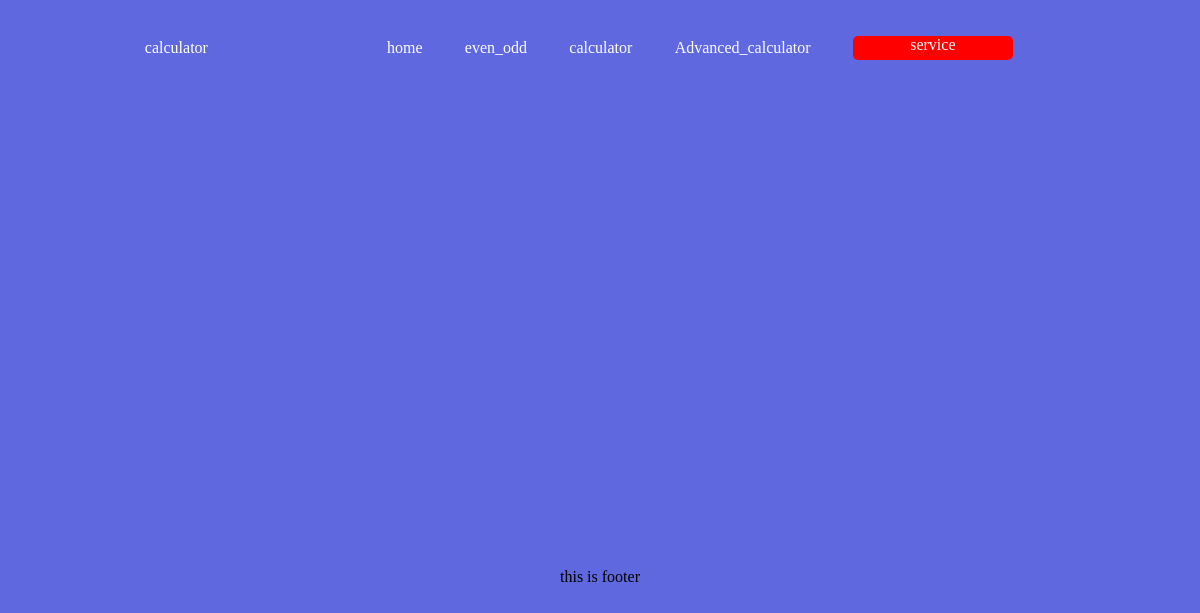
The app's page /service/, older data.
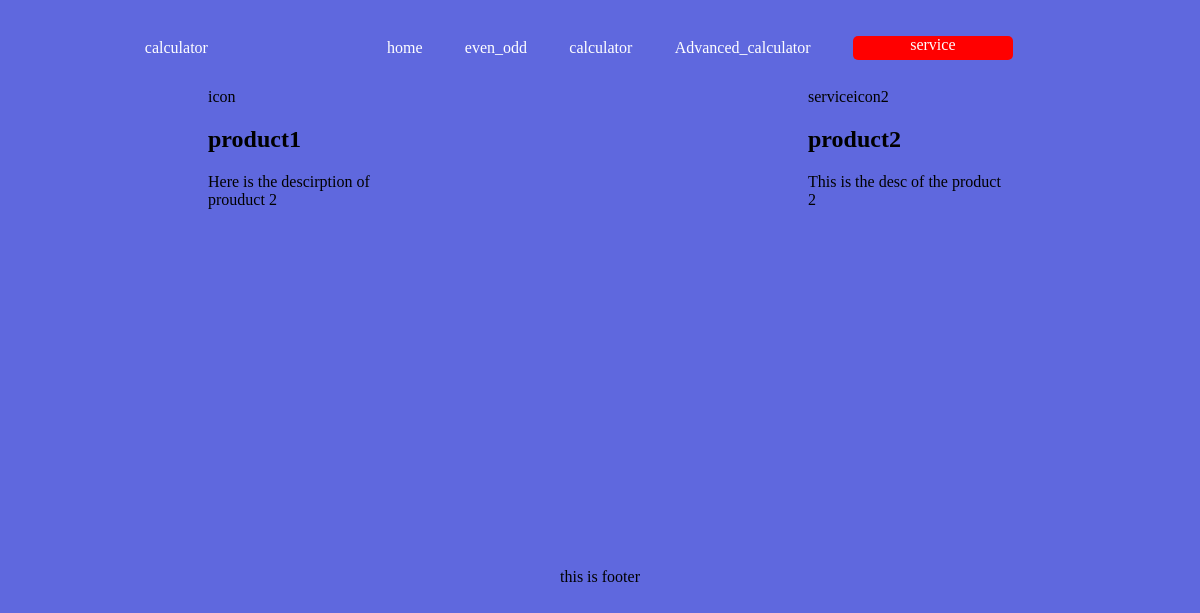
The same page, newer data.
### service/models.py (models this page shows)
class service(models.Model):
    service_icon=models.CharField(max_length=70)
    service_product=models.CharField(max_length=70)
    Sericce_product_description=models.TextField()

### calculator/views.py (the view)
# urls.py: path('service/',views.Service, name='service'),
def Service(request):
    service_Data=service.objects.all()
    data={'service_Data':service_Data}
    return render(request,'service.html',data)

### templates/service.html
{% extends "base.html" %} {% block content %}
<div class="service_outer_div">
  {% for obj in service_Data %}
  <div class="service_div">
    <div>{{obj.service_icon}}</div>
    <h2>{{obj.service_product}}</h2>
    <p>{{obj.Sericce_product_description | capfirst   }}</p>
  </div>
  {% endfor %}
</div>
{% endblock %}

### templates/base.html (shortened to what this page needs)
{% load static %}
<!DOCTYPE html>
<html lang="en">
  <head>
    <link rel="stylesheet" href="{% static 'css/style.css' %}">
  </head>
  <body>
    <div>
      {% include "header.html" %}
      <main>
        {% block content %}{% endblock %}
      </main>
      {% include "footer.html" %}
  </body>
</html>

### templates/header.html (shortened to what this page needs)
<header>
  <div class="{% if request.path == '/' %} active {% endif %}" >
    <a href="{% url 'site'  %}"><img src="" alt="" />calculator</a>
  </div>
  <div class="pages">
    <div class="{% if request.path == '/home/' %} active {% endif %}">
      <a href="{% url 'home'  %}">home</a>
    </div>
    <div class="{% if request.path == '/evenodd/' %} active {% endif %}">
      <a href="{% url 'evenodd'  %}">even_odd</a>
    </div>
    <div class="{% if request.path == '/calculator/' %} active {% endif %}">
      <a href="{% url 'calculator'  %}">calculator</a>
    </div>
    <div class="{% if request.path == '/advanced_calculator/' %} active {% endif %}">
      <a href="{% url 'advanced_cal'  %}">Advanced_calculator</a>
    </div>
    <div class="{% if request.path == '/service/' %} active {% endif %}">
      <a href="{% url 'service'  %}">service</a>
    </div>
  </div>
  </div>

### templates/footer.html
<footer>this is footer</footer>

### static/css/style.css (style rules this page uses)
body { background: rgb(95, 104, 222); display: flex; flex-direction: column; justify-content: space-between; }
header { display: flex; justify-content: space-evenly; align-items: center; height: 5rem; }
.pages { width: 60%; display: flex; justify-content: space-evenly; align-items: center; }
a { text-decoration: none; color: white; }
.active { width: 10rem; height: 1.5rem; background-color: red; text-align: center; align-self: center; border-radius: 5px; }
.service_outer_div { width: 100vw; height: 60vh; display: flex; flex-direction: row; justify-content: space-around; }
.service_div { width: 200px; height: 200px; }
footer { text-align: center; align-content: center; }

Row changes from the older to the newer data that the page shows:
added service: service_icon "icon", service_product "product1", Sericce_product_description "Here is the descirption of prouduct 2"
added service: service_icon "serviceicon2", service_product "product2", Sericce_product_description "This is the desc of the product 2"
